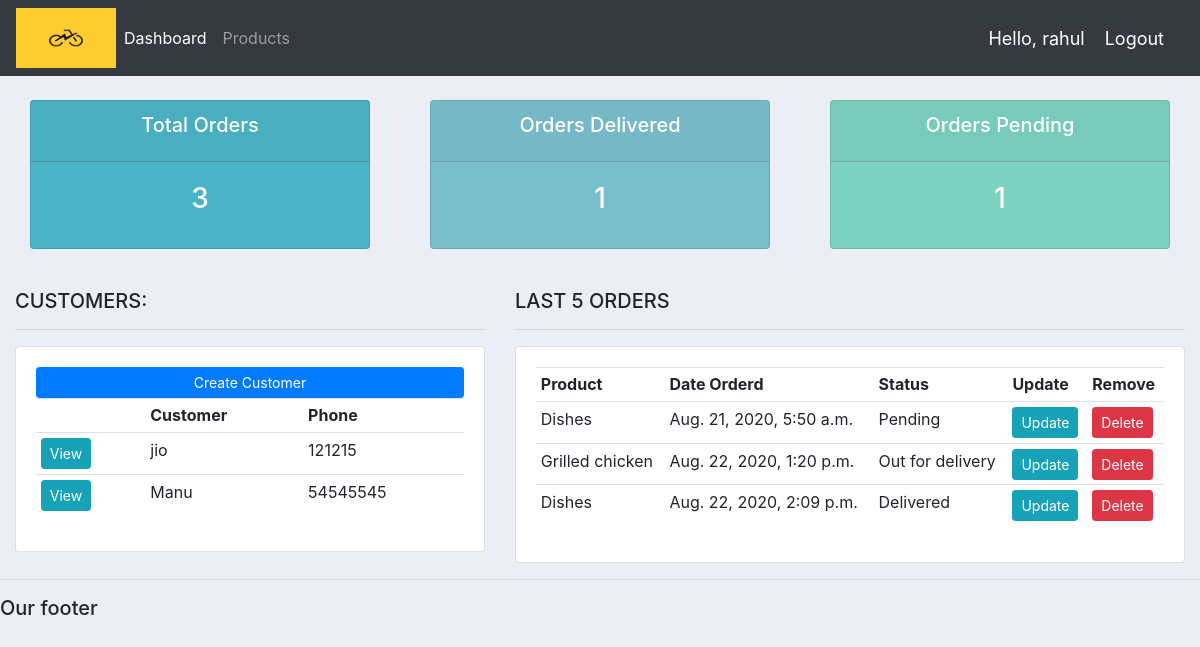
Page / (signed in) on the earlier database version.
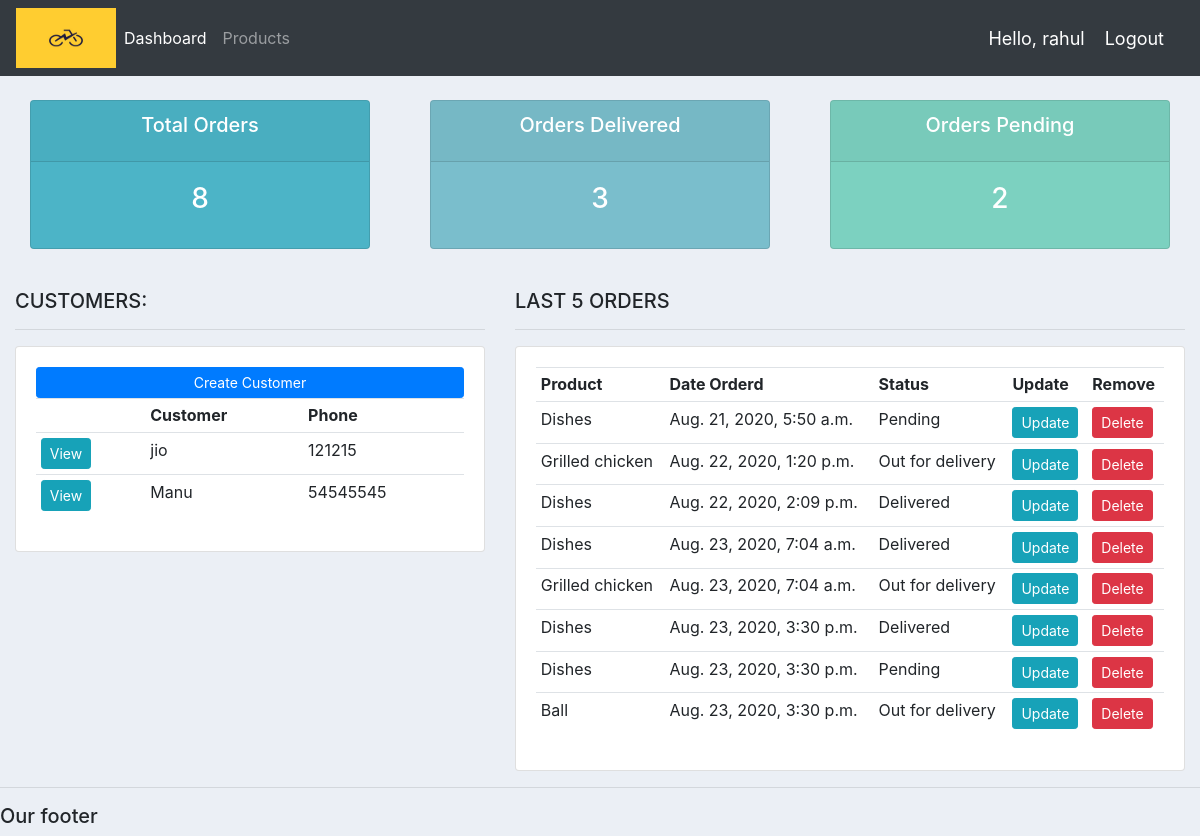
Same page on the later database version.
### accounts/models.py (models this page shows, shortened)
class Customer(models.Model):
    name = models.CharField(max_length=200,null=True)
    email = models.CharField(max_length=200,null=True)
    phone = models.CharField(max_length=10,null=True)
    date_created = models.DateTimeField(auto_now_add=True,null=True)

class Order(models.Model):
    STATUS = (
        ('Pending','Pending'),
        ('Out for delivery','Out for delivery'),
        ('Delivered','Delivered'),
    )
    customer = models.ForeignKey(Customer,null=True,on_delete= models.SET_NULL)
    product = models.ForeignKey(Product,null=True,on_delete= models.SET_NULL)
    date_created = models.DateTimeField(auto_now_add=True,null=True)
    status = models.CharField(max_length=200,null=True,choices=STATUS)

class Product(models.Model):
    CATEGORY = (
        ('Indoor','Indoor'),
        ('Out Door','Out Door'),
    )
    name = models.CharField(max_length=200,null=True)
    price = models.FloatField(null=True)
    category = models.CharField(max_length=200,null=True,choices=CATEGORY)
    description = models.CharField(max_length=200,null=True,blank=True)
    date_created = models.DateTimeField(auto_now_add=True,null=True)
    tags = models.ManyToManyField(Tag)
    def __str__(self):
        return self.name

### accounts/views.py (the view)
# urls.py: 2. Add a URL to urlpatterns:  path('', views.home, name='home')
@login_required(login_url='login')
def home(request):
    orders = Order.objects.all()
    customers = Customer.objects.all()
    total_customers = customers.count()
    total_orders = orders.count()
    delivered = orders.filter(status='Delivered').count()
    pending = orders.filter(status='Pending').count()
    context = {'orders':orders,'customers':customers,
    'total_orders':total_orders,'delivered':delivered,
    'pending':pending}
    return render (request,'dashboard.html',context)

### templates/dashboard.html
{%  extends 'main.html' %}
{% block content %}
{%  include 'status.html' %}
<br>
<div class="row">
	<div class="col-md-5">
		<h5>CUSTOMERS:</h5>
		<hr>
		<div class="card card-body">
			<a class="btn btn-primary  btn-sm btn-block" href="">Create Customer</a>
			<table class="table table-sm">
				<tr>
					<th></th>
					<th>Customer</th>
					<th>Phone</th>
				</tr>
				{% for customer in customers %}
				<tr>
					<td><a class="btn btn-sm btn-info" href="{% url 'customer' customer.id%}">View</a></td>
					<td>{{customer.name}}</td>
					<td>{{customer.phone}}</td>
				</tr>
				{% endfor %}
			</table>
		</div>
	</div>
	<div class="col-md-7">
		<h5>LAST 5 ORDERS</h5>
		<hr>
		<div class="card card-body">
			<table class="table table-sm">
				<tr>
					<th>Product</th>
					<th>Date Orderd</th>
					<th>Status</th>
					<th>Update</th>
					<th>Remove</th>
				</tr>
				{% for order in orders %}
				<tr>
					<td>{{order.product}}</td>
					<td>{{order.date_created}}</td>
					<td>{{order.status}}</td>
					<td><a class="btn btn-sm btn-info" href="{% url 'update_order' order.id %}">Update</a></td>
					<td><a class="btn btn-sm btn-danger" href="{% url 'delete_order' order.id %}">Delete</a></td>
				</tr>
				{% endfor %}
			</table>
		</div>
	</div>
</div>
{% endblock %}

### templates/main.html (shortened to what this page needs)
{% load static %}
<!DOCTYPE html>
<html>
<head>
	<link rel="stylesheet" href="https://stackpath.bootstrapcdn.com/bootstrap/4.3.1/css/bootstrap.min.css">
  <link rel="stylesheet" type="text/css" href="{% static 'css/main.css' %}">
</head>
<body>
	{%  include 'navbar.html' %}
	<div class="container-fluid">
	{% block content %}
	{% endblock %}
    </div>
	<hr>
	<h5>Our footer</h5>
</body>
</html>

### templates/navbar.html (shortened to what this page needs)
{% load static %}
<nav class="navbar navbar-expand-lg navbar-dark bg-dark">
  <img src="{% static 'images/logo3.png' %}" style="width:100px;height:60px;">
  <div class="collapse navbar-collapse" id="navbarNav">
    <ul class="navbar-nav">
      <li class="nav-item active">
        <a class="nav-link" href="{% url 'home' %}">Dashboard</a>
      </li>
      <li class="nav-item">
        <a class="nav-link" href="{% url 'products' %}">Products</a>
      </li>
    </ul>
  </div>
  <span class="hello-msg" > Hello, {{request.user}}</span>
  <span><a class="hello-msg" href="{% url 'logout' %}">Logout</a></span>
</nav>

### templates/status.html
<br>
<div class="row">
	<div class="col">
		<div class="col-md">
			<div class="card text-center text-white  mb-3" id="total-orders">
			  	<div class="card-header">
			  		<h5 class="card-title">Total Orders</h5>
			  	</div>
			  	<div class="card-body">
			    	<h3 class="card-title">{{total_orders}}</h3>
			  	</div>
			</div>
		</div>
	</div>
	<div class="col">
		<div class="col-md">
			<div class="card text-center text-white  mb-3" id="orders-delivered">
			  	<div class="card-header">
			  		<h5 class="card-title">Orders Delivered</h5>
			  	</div>
			  	<div class="card-body">
			    	<h3 class="card-title">{{delivered}}</h3>
			  	</div>
			</div>
		</div>
	</div>
	<div class="col">
		<div class="col-md">
			<div class="card text-center text-white  mb-3" id="orders-pending">
			  	<div class="card-header">
			  		<h5 class="card-title">Orders Pending</h5>
			  	</div>
			  	<div class="card-body">
			    	<h3 class="card-title">{{pending}}</h3>
			  	</div>
			</div>
		</div>
	</div>
</div>

### static/css/main.css (style rules this page uses)
body { background-color: #ebeff5; }
#total-orders { background-color: #4cb4c7; }
#orders-delivered { background-color: #7abecc; }
#orders-pending { background-color: #7CD1C0; }

### templates/navbar.html (style rules this page uses)
.hello-msg { font-size: 18px; color: #fff; margin-right: 20px; }

Differences in the rows shown:
added Order: product "Dishes", date_created "Aug. 23, 2020, 7:04 a.m.", status "Delivered"
added Order: product "Grilled chicken", date_created "Aug. 23, 2020, 7:04 a.m.", status "Out for delivery"
added Order: product "Dishes", date_created "Aug. 23, 2020, 3:30 p.m.", status "Delivered"
added Order: product "Dishes", date_created "Aug. 23, 2020, 3:30 p.m.", status "Pending"
added Order: product "Ball", date_created "Aug. 23, 2020, 3:30 p.m.", status "Out for delivery"
Other differences:
{{ total_orders }}: "3" → "8"
{{ delivered }}: "1" → "3"
{{ pending }}: "1" → "2"
